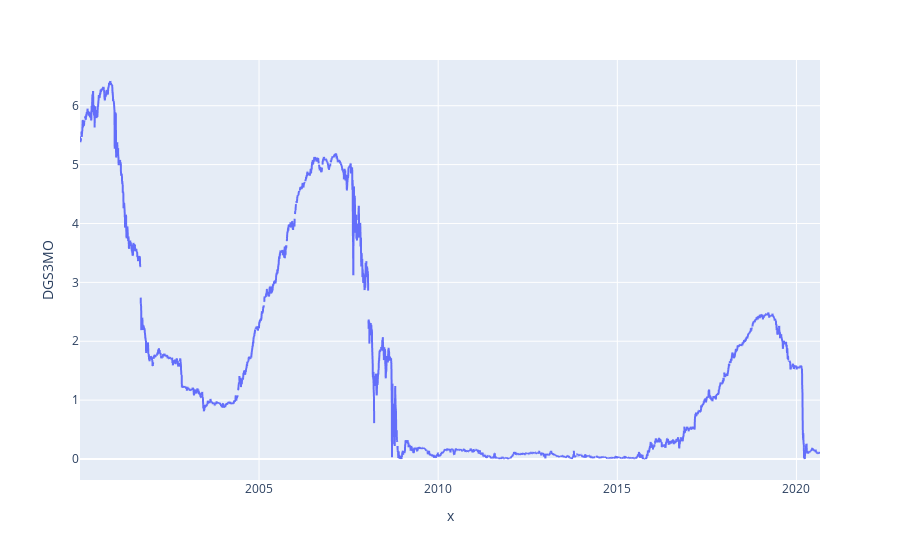

Write notebook code for a chart like this one.
### Code cell
px.line(data_frame=t3mo, x=t3mo.index, y='DGS3MO')

### Figure 1 — Plotly figure (JSON) as saved in the notebook; plotly's stock layout.template omitted (floating-point values rounded to 4 significant figures; data arrays with more than 128 entries replaced by an {"elided": "..."} marker saying what was removed)
{"data": [{"hoverlabel": {"namelength": 0}, "hovertemplate": "x=%{x}<br>DGS3MO=%{y}", "legendgroup": "", "line": {"color": "#636efa", "dash": "solid"}, "mode": "lines", "name": "", "showlegend": false, "type": "scattergl", "x": {"elided": "5390 str values"}, "xaxis": "x", "y": {"elided": "5390 float values"}, "yaxis": "y"}], "layout": {"legend": {"tracegroupgap": 0}, "margin": {"t": 60}, "xaxis": {"anchor": "y", "domain": [0, 1], "title": {"text": "x"}}, "yaxis": {"anchor": "x", "domain": [0, 1], "title": {"text": "DGS3MO"}}}}
